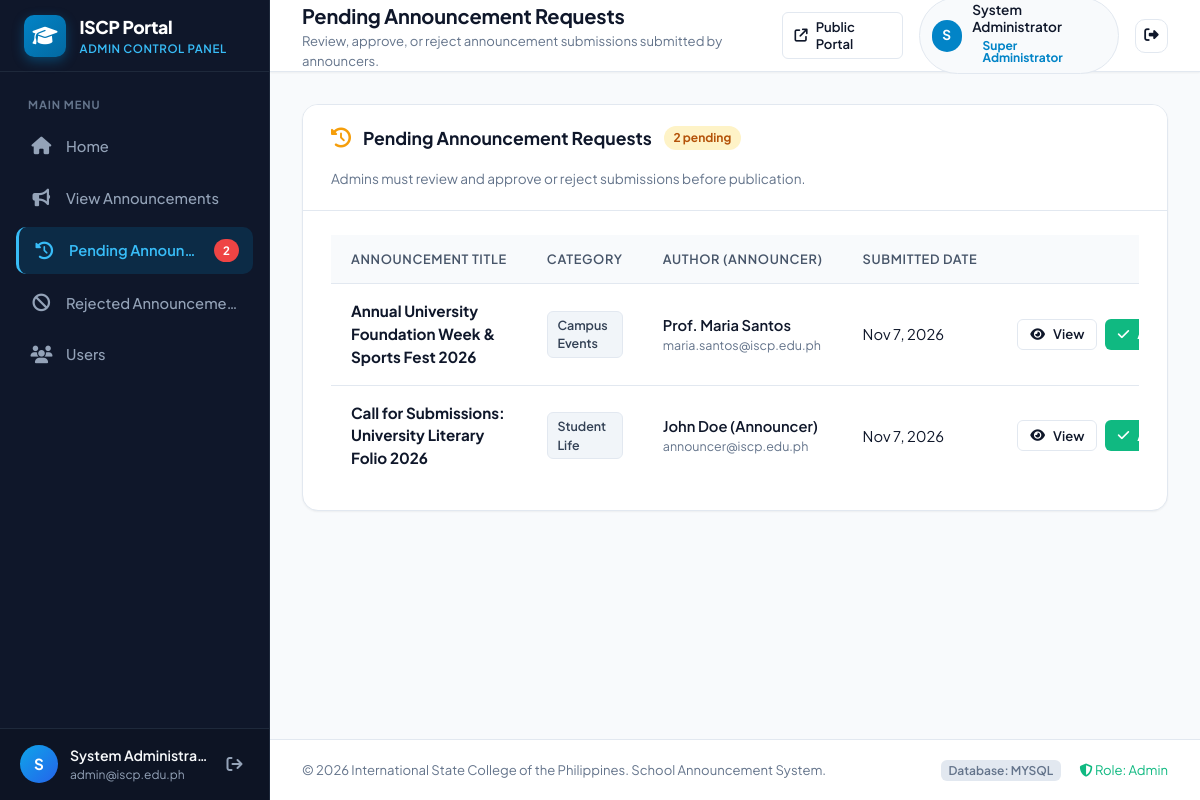
/admin/pending_requests.php (signed in), run on the app's committed database.
### tables this page shows
CREATE TABLE IF NOT EXISTS `users` (
    `id` INT AUTO_INCREMENT PRIMARY KEY,
    `name` VARCHAR(100) NOT NULL,
    `email` VARCHAR(150) NOT NULL UNIQUE,
    `password_hash` VARCHAR(255) NOT NULL,
    `role` VARCHAR(50) NOT NULL DEFAULT 'college_admin',
    `assigned_college` VARCHAR(150) DEFAULT NULL,
    `status` ENUM('active', 'inactive') NOT NULL DEFAULT 'active',
    `created_at` TIMESTAMP DEFAULT CURRENT_TIMESTAMP
);

CREATE TABLE IF NOT EXISTS `announcements` (
    `id` INT AUTO_INCREMENT PRIMARY KEY,
    `title` VARCHAR(255) NOT NULL,
    `slug` VARCHAR(255) DEFAULT NULL,
    `summary` VARCHAR(350) DEFAULT NULL,
    `content` TEXT NOT NULL,
    `category` VARCHAR(100) NOT NULL,
    `category_id` INT DEFAULT NULL,
    `image_path` VARCHAR(255) DEFAULT NULL,
    `created_by` INT NOT NULL,
    `author_name` VARCHAR(100) DEFAULT NULL,
    `status` ENUM('pending', 'approved', 'rejected') NOT NULL DEFAULT 'pending',
    `rejection_reason` TEXT DEFAULT NULL,
    `reviewed_by` INT DEFAULT NULL,
    `reviewed_at` DATETIME DEFAULT NULL,
    `target_audience` ENUM('All', 'Students', 'Faculty', 'Parents') DEFAULT 'All',
    `is_urgent` TINYINT(1) DEFAULT 0,
    `is_pinned` TINYINT(1) DEFAULT 0,
    `views_count` INT DEFAULT 0,
    `created_at` TIMESTAMP DEFAULT CURRENT_TIMESTAMP,
    `updated_at` TIMESTAMP DEFAULT CURRENT_TIMESTAMP ON UPDATE CURRENT_TIMESTAMP,
    CONSTRAINT `fk_announcements_created_by` FOREIGN KEY (`created_by`) REFERENCES `users`(`id`) ON DELETE CASCADE,
    CONSTRAINT `fk_announcements_reviewed_by` FOREIGN KEY (`reviewed_by`) REFERENCES `users`(`id`) ON DELETE SET NULL,
    CONSTRAINT `fk_announcements_category` FOREIGN KEY (`category_id`) REFERENCES `categories`(`id`) ON DELETE SET NULL
);

### admin/includes/auth.php (called while the page is built, shortened)
<?php
function require_admin(): void {
    $pdo = get_db();
    if ($pdo) {
        $stmt = $pdo->prepare("SELECT id, status, role FROM users WHERE id = ?");
        $stmt->execute([$_SESSION['user_id']]);
    }
}
function current_user(): array {
    return [
        'id' => $_SESSION['user_id'] ?? null,
        'name' => $_SESSION['user_name'] ?? 'User',
        'email' => $_SESSION['user_email'] ?? '',
        'role' => $_SESSION['user_role'] ?? 'guest',
    ];
}
function h(?string $string): string {
    return htmlspecialchars((string)($string ?? ''), ENT_QUOTES, 'UTF-8');
}
function time_ago(?string $datetime): string {
    $timestamp = strtotime($datetime);
    $diff = time() - $timestamp;
    return date('M j, Y', $timestamp);
}
function format_datetime(?string $datetime): string {
    $timestamp = strtotime($datetime);
    return $timestamp ? date('M j, Y g:i A', $timestamp) : 'N/A';
}
    ?>
    <?php
function format_role_label(?string $role, ?string $college = null): string {
    switch ($role) {
        case 'super_admin':
        case 'admin':
            return 'Super Administrator';
    }
}

### admin/pending_requests.php (the view, shortened to what this page needs)
<?php
require_once __DIR__ . '/includes/auth.php';
require_admin();
$page_title = 'Pending Announcement Requests';
$page_subtitle = 'Review, approve, or reject announcement submissions submitted by announcers.';
$pdo = get_db();
$pending_list = [];
if ($pdo) {
    try {
        $stmt = $pdo->query("
            SELECT a.*, u.name AS author_name, u.email AS author_email
            FROM announcements a
            LEFT JOIN users u ON a.created_by = u.id
            WHERE a.status = 'pending'
            ORDER BY a.created_at ASC
        ");
        $pending_list = $stmt->fetchAll();
    } catch (PDOException $e) {
        set_flash('danger', 'Error loading pending announcements: ' . $e->getMessage());
    }
}
require_once __DIR__ . '/includes/header.php';
?>
<div class="content-card">
    <div class="card-header">
        <div class="card-header-left">
            <i class="fa-solid fa-clock-rotate-left" style="color: var(--warning); font-size: 1.25rem;"></i>
            <h2 class="card-title">Pending Announcement Requests</h2>
            <span class="card-count-badge" style="background: var(--warning-light); color: #b45309;">
                <?= count($pending_list) ?> pending
            </span>
        </div>
        <div class="card-header-right">
            <span style="font-size: 0.85rem; color: var(--text-muted);">
                Admins must review and approve or reject submissions before publication.
            </span>
        </div>
    </div>
    <div class="card-body">
        <?php if (empty($pending_list)): ?>
            <div class="empty-state">
                <div class="empty-state-icon" style="color: var(--success);">
                    <i class="fa-solid fa-clipboard-check"></i>
                </div>
                <h3 class="empty-state-title">All Caught Up!</h3>
                <p class="empty-state-desc">There are no pending announcement requests awaiting administrative review at this time.</p>
                <div style="margin-top: 1.25rem;">
                    <a href="view_announcements.php" class="btn btn-outline btn-sm">
                        <i class="fa-solid fa-bullhorn"></i> View Approved Announcements
                    </a>
                </div>
            </div>
        <?php else: ?>
            <div class="table-responsive">
                <table class="admin-table">
                    <thead>
                        <tr>
                            <th>Announcement Title</th>
                            <th>Category</th>
                            <th>Author (Announcer)</th>
                            <th>Submitted Date</th>
                            <th style="text-align: right; min-width: 220px;">Review Actions</th>
                        </tr>
                    </thead>
                    <tbody>
                        <?php foreach ($pending_list as $ann): ?>
                            <tr>
                                <td>
                                    <div style="font-weight: 700; color: var(--text-main); font-size: 0.95rem;">
                                        <?= h($ann['title']) ?>
                                    </div>
                                </td>
                                <td>
                                    <span class="category-pill"><?= h($ann['category'] ?? 'General') ?></span>
                                </td>
                                <td>
                                    <div style="font-weight: 600;"><?= h($ann['author_name'] ?? 'Announcer') ?></div>
                                    <div style="font-size: 0.78rem; color: var(--text-muted);"><?= h($ann['author_email'] ?? '') ?></div>
                                </td>
                                <td>
                                    <span title="<?= h(format_datetime($ann['created_at'])) ?>">
                                        <?= h(time_ago($ann['created_at'])) ?>
                                    </span>
                                </td>
                                <td style="text-align: right;">
                                    <div class="action-buttons" style="justify-content: flex-end;">
                                        <button type="button" class="btn btn-outline btn-sm" onclick="openViewModal(<?= h(json_encode($ann)) ?>)">
                                            <i class="fa-solid fa-eye"></i> View
                                        </button>
                                        <button type="button" class="btn btn-success btn-sm" onclick="openApproveModal(<?= (int)$ann['id'] ?>, <?= h(json_encode($ann['title'])) ?>)">
                                            <i class="fa-solid fa-check"></i> Approve
                                        </button>
                                    </div>
                                </td>
                            </tr>
                        <?php endforeach; ?>
                    </tbody>
                </table>
            </div>
        <?php endif; ?>
    </div>
</div>
<?php require_once __DIR__ . '/includes/footer.php'; ?>

### admin/includes/header.php (shortened to what this page needs)
<?php
require_once __DIR__ . '/auth.php';
$currentUser = current_user();
?>
<!DOCTYPE html>
<html lang="en">
<head>
    <link rel="stylesheet" href="https://cdnjs.cloudflare.com/ajax/libs/font-awesome/6.5.1/css/all.min.css">
    <link rel="stylesheet" href="../assets/css/admin.css">
</head>
<body class="admin-body">
<div class="admin-wrapper">
    <?php require_once __DIR__ . '/sidebar.php'; ?>
    <div class="admin-main">
        <header class="admin-topbar">
            <div class="topbar-left">
                <div class="page-header-info">
                    <h1 class="page-title"><?= isset($page_title) ? h($page_title) : 'Dashboard' ?></h1>
                    <?php if (isset($page_subtitle)): ?>
                        <p class="page-subtitle"><?= h($page_subtitle) ?></p>
                    <?php endif; ?>
                </div>
            </div>
            <div class="topbar-right">
                <a href="../index.php" target="_blank" class="btn btn-outline btn-sm" title="View Public Student Portal">
                    <i class="fa-solid fa-arrow-up-right-from-square"></i>
                    <span class="desktop-only">Public Portal</span>
                </a>
                <div class="user-profile-badge">
                    <div class="avatar-circle">
                        <?= strtoupper(substr($currentUser['name'] ?? 'A', 0, 1)) ?>
                    </div>
                    <div class="user-meta desktop-only">
                        <span class="user-name"><?= h($currentUser['name']) ?></span>
                        <span class="badge badge-admin"><?= h(format_role_label($currentUser['role'])) ?></span>
                    </div>
                </div>
                <a href="logout.php" class="btn btn-icon btn-logout" title="Sign Out">
                    <i class="fa-solid fa-right-from-bracket"></i>
                </a>
            </div>
        </header>
        <main class="admin-content">

### data on the page
users: role "Super Administrator"
announcements: title "Annual University Foundation Week & Sports Fest 2026", category "Campus Events", created_by.name "Prof. Maria Santos", created_by.email "maria.santos@iscp.edu.ph", created_at "Nov 7, 2026"
announcements: title "Call for Submissions: University Literary Folio 2026", category "Student Life", created_by.name "John Doe (Announcer)", created_by.email "announcer@iscp.edu.ph", created_at "Nov 7, 2026"

### other printed values
$pendingCount "2"
substr($currentUser['name'] ?? 'A', 0, 1) "S"
$currentUser['name'] "System Administra…"
$currentUser['email'] "admin@iscp.edu.ph"
$page_title "Pending Announcement Requests"
$page_subtitle "Review, approve, or reject announcement submissions submitted by announcers."
$currentUser['name'] "System Administrator"
count($pending_list) "2"
get_db_driver() "MYSQL"
